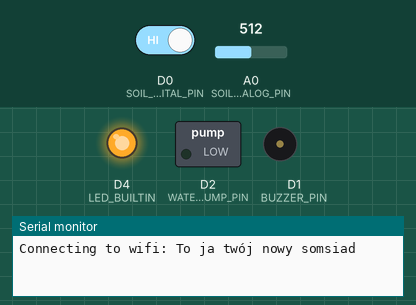
Recording of a program running on a simulated ESP8266 (NodeMCU). Shown: switched loads named in the program (green lamp = pin HIGH), output pins drawn as LEDs (lit = HIGH, except the on-board LED, lit = LOW), buzzer (waves = sounding, pin HIGH), the last lines printed to the serial monitor. Inputs (shaded band) come from the test bench; at power-on: D0 (SOIL_SENSOR_DIGITAL_PIN) HIGH, A0 (SOIL_SENSOR_ANALOG_PIN) = 512. WiFi joins after 1.5 s; servers stay silent unless stated.

Above: at 0.1 s.
At 23.8 s:
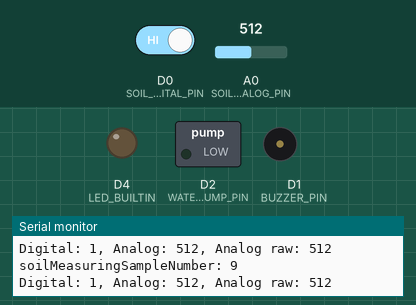
Timing chart, 0 to 25.3 s (numbered marks = the images above):
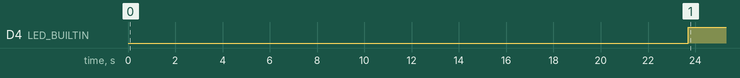

The program:

main.cpp
```cpp
#include <Arduino.h>
#include <Ewma.h>
#include <NoDelay.h>
#include "AppWifi.h"

#define SOIL_SENSOR_DIGITAL_PIN D0
#define SOIL_SENSOR_ANALOG_PIN A0
#define BUZZER_PIN D1
#define WATER_PUMP_PIN D2

#define SOIL_SENSOR_THRESHOLD 625 // 540
#define DELAY_AFTER_WATTERING_IN_MINUTES 60
#define DELAY_BETWEEN_MEASUREMENTS_IN_SECONDS 5
#define DELAY_BETWEEN_SHEET_LOG_IN_MINUTES 1
#define REQUIRED_MEASURING_SAMPLE 10

void _waterGround();
void _sheetLog();
void forcePumpChange();

bool watteringRequired;
int soilMoistureRAW, soilMoisture;

Ewma soilMoistureFilter(0.1);
int soilMeasuringSampleNumber = 0;
volatile int forcePumpLastUseMillis = 0;
noDelay waterGroundDelayFn(0, _waterGround); // set delay in function
noDelay sheetLogDelayFn(1000UL * 60 * DELAY_BETWEEN_SHEET_LOG_IN_MINUTES, _sheetLog, true);

void setup() {
  Serial.begin(115200);
  Serial.println();
  pinMode(LED_BUILTIN, OUTPUT);
  digitalWrite(LED_BUILTIN, LOW);
  pinMode(SOIL_SENSOR_DIGITAL_PIN, INPUT);
  pinMode(BUZZER_PIN, OUTPUT);
  pinMode(WATER_PUMP_PIN, OUTPUT);

  AppWiFi::initWiFi();
  AppWiFi::checkWiFiConnection();

  Serial.println("Starting...\n");
  delay(2000);
  digitalWrite(LED_BUILTIN, HIGH);
}

void _waterGround() {
  // notifies the user that the water is being pumped
  Serial.println("Watering the ground");
  digitalWrite(BUZZER_PIN, HIGH);
  delay(1000);
  digitalWrite(BUZZER_PIN, LOW);
  delay(2000);

  digitalWrite(WATER_PUMP_PIN, HIGH);
  delay(4000); // 6000 == 100ml, 1L/min
  digitalWrite(WATER_PUMP_PIN, LOW);

  delay(4000); // pause for water to drain
  digitalWrite(WATER_PUMP_PIN, HIGH);
  delay(3000);
  digitalWrite(WATER_PUMP_PIN, LOW);

  delay(2000); // pause for water to drain
  digitalWrite(WATER_PUMP_PIN, HIGH);
  delay(3000);
  digitalWrite(WATER_PUMP_PIN, LOW);

  // required delay after wattering in minutes
  waterGroundDelayFn.setdelay(1000UL * 60 * DELAY_AFTER_WATTERING_IN_MINUTES);
}

void _sheetLog() {
  AppWiFi::sendDataToGoogleScript("appendRow", "" + String(watteringRequired == 0 ? "" : "1") + ";" + String(soilMoistureRAW) + ";" + String(soilMoisture));
}

void loop() {
  digitalWrite(LED_BUILTIN, LOW);
  watteringRequired = digitalRead(SOIL_SENSOR_DIGITAL_PIN); // digital == 1 trzeba podlać
  soilMoistureRAW = analogRead(SOIL_SENSOR_ANALOG_PIN);
  soilMoisture = soilMoistureFilter.filter(soilMoistureRAW);
  Serial.print("Digital: ");
  Serial.print(watteringRequired);
  Serial.print(", Analog: ");
  Serial.print(soilMoisture);
  Serial.print(", Analog raw: ");
  Serial.println(soilMoistureRAW);

  if (soilMeasuringSampleNumber < REQUIRED_MEASURING_SAMPLE) {
    Serial.print("soilMeasuringSampleNumber: ");
    Serial.println(soilMeasuringSampleNumber);
    soilMeasuringSampleNumber++;
    delay(2000);
    return;
  }

  digitalWrite(LED_BUILTIN, HIGH);

  if (soilMoisture > SOIL_SENSOR_THRESHOLD && watteringRequired) {
    AppWiFi::sendDataToGoogleScript("appendRow", "" + String(watteringRequired == 0 ? "" : "1") + ";" + String(soilMoistureRAW) + ";" + String(soilMoisture) + ";100");
    waterGroundDelayFn.update();
  }
  else {
    sheetLogDelayFn.update();
    delay(1000UL * DELAY_BETWEEN_MEASUREMENTS_IN_SECONDS);
  }
}
```

AppWifi.h
```cpp
#ifndef APPWIFI_h
#define APPWIFI_h

#include <ArduinoJson.h>
#include <ESP8266WiFi.h>
#include <HTTPSRedirect.h>

class AppWiFi
{
public:
  static void initWiFi();
  static void checkWiFiConnection();
  static void sendDataToGoogleScript(String command, String valuesStr);

private:
  static const char* ssid;
  static const char* password;
  static const char* host;
  static const uint16_t httpsPort;
  static const String url;

  static HTTPSRedirect* client;
  static StaticJsonDocument<128> payload;
  static String payloadStr;
};

#endif
```

AppWiFi.cpp
```cpp
#include "AppWiFi.h"

const char* AppWiFi::ssid = WIFI_SSID;
const char* AppWiFi::password = WIFI_PASSWORD;
const char* AppWiFi::host = "script.google.com";
const uint16_t AppWiFi::httpsPort = 443;
const String AppWiFi::url = String("/macros/s/") + GOOLGE_SCRIPT_ID + "/exec";

StaticJsonDocument<128> AppWiFi::payload;
String AppWiFi::payloadStr = "";

HTTPSRedirect* AppWiFi::client = nullptr;

void AppWiFi::initWiFi() {
  Serial.print("Connecting to wifi: ");
  Serial.println(ssid);
  WiFi.begin(ssid, password);
  while (WiFi.status() != WL_CONNECTED)
  {
    delay(500);
    Serial.print(".");
  }
  Serial.println("");
  Serial.println("WiFi connected");
  Serial.print("IP address: ");
  Serial.println(WiFi.localIP());
}

void AppWiFi::checkWiFiConnection() {
  client = new HTTPSRedirect(httpsPort);
  client->setInsecure();
  client->setContentTypeHeader("application/json");
  bool flag = false;
  for (int i = 0; i < 5; i++)
  {
    int retval = client->connect(host, httpsPort);
    if (retval == 1)
    {
      flag = true;
      break;
    }
    else
      Serial.println("Connection failed. Retrying...");
  }

  if (!flag)
  {
    Serial.print("Could not connect to server: ");
    Serial.println(host);
    Serial.println("Exiting...");
    return;
  }
}

void AppWiFi::sendDataToGoogleScript(String command, String valuesStr) {
  payload["command"] = command;
  payload["values"] = valuesStr;
  payloadStr = "";
  serializeJson(payload, payloadStr);

  if (client == nullptr)
  {
    client = new HTTPSRedirect(httpsPort);
    client->setInsecure();
    client->setPrintResponseBody(true);
    client->setContentTypeHeader("application/json");
  }

  if (!client->connected())
    client->connect(host, httpsPort);

  client->POST(url, host, payloadStr, false);

  if (client->getResponseBody().compareTo("Success\r\n") == 0) {
    Serial.println(F("Data sent to Google Script"));
  }
  else
  {
    Serial.print("Payload: ");
    Serial.println(payloadStr);
    Serial.println("Error sending data to Google Script");
    Serial.println(client->getResponseBody());
  }

  // Disconnect the client from the server when intervals between requests is too long
  // Library don't react on long intervals
  client->stop();
  payload.clear(); // clear payload for next request (some errors can occur if not)
}
```

Measured:
- by itself, D4 (LED_BUILTIN): LOW → HIGH at 23.7 s
